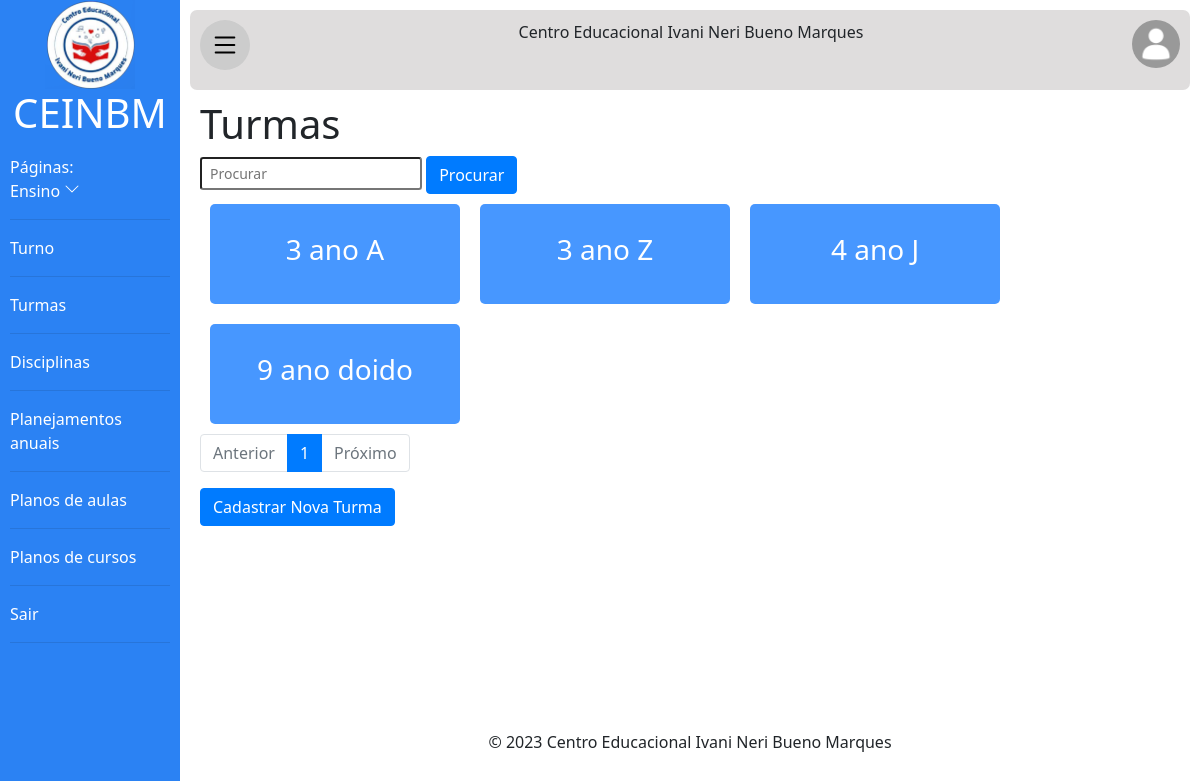
The app's page /ceinbm/Turmas/ (signed in) with its own data.
### principal/models.py (models this page shows, shortened)
class Turma(models.Model):
    nome = models.CharField(max_length=50, verbose_name='Nome da Turma')
    turno = models.ForeignKey(
        Turno, on_delete=models.SET_NULL,null=True, related_name='turmas')

### principal/views.py (the view)
# urls.py: path('Turmas/',views.mostrar_turma,name='mostrar_turma'),
@login_required(login_url='login')
@has_permission_decorator(permission_name='ver_turma')
def mostrar_turma(request):
    if request.GET.get('procurar'):
        procurar=request.GET.get('procurar')
        turmas=Turma.objects.filter(Q(nome__icontains=procurar)).order_by('nome')
    else:
        turmas = Turma.objects.all().order_by('nome')
    pagina=request.GET.get('page','1')
    turmas_lista=Paginator(turmas,10)
    try:
        turmas=turmas_lista.page(pagina)
    except:
        turmas=turmas_lista.page(1)
    return render(request, 'turma/turmas.html', {'turmas': turmas})

### principal/templates/turma/turmas.html (shortened to what this page needs)
{% extends 'baseoficial.html' %}
{% load bootstrap4 %}
{% load static %}
{% block section %}
<h1>Turmas</h1>
<form>
    <div>
        <input class="form-control-sm" type="text" name="procurar" id="procurar" placeholder="Procurar" value="{{request.GET.procurar}}">
        <button class="btn btn-primary" type="submit">Procurar</button>
    </div>
</form>
<div class="todos-usuarios">
    {% if turmas %}
    {% for turma in turmas %}
    <a href="{% url 'detalhes_turma' turma.id %}">
        <div class="usuarios">
            <h3>{{turma.nome}}</h3>
        </div>
    </a>
    {% endfor %}
    {% else %}
    <p>Nada cadastrado</p>
    {% endif %}
</div>
<div>
    <nav>
        <ul class="pagination">
            {% if turmas.has_previous %}
            <li class="page-item">
                <a class="page-link" href="{% url 'mostrar_turma' %}?page={{turmas.previous_page_number}}"
                    tabindex="-1">Anterior</a>
            </li>
            {% else %}
            <li class="page-item disabled">
                <a class="page-link" href="#" tabindex="-1">Anterior</a>
            </li>
            {% endif %}
            {% for num in turmas.paginator.page_range %}
            {% if num == turmas.number %}
            <li class="page-item active"><a class="page-link" href="#}">{{num}}</a></li>
            {% else %}
            <li class="page-item"><a class="page-link" href="{% url 'mostrar_turma' %}?page={{num}}">{{num}}</a></li>
            {% endif %}
            {% endfor %}
            {% if turmas.has_next %}
            <li class="page-item">
                <a class="page-link" href="{% url 'mostrar_turma' %}?page={{turmas.next_page_number}}"
                    tabindex="-1">Próximo</a>
            </li>
            {% else %}
            <li class="page-item disabled">
                <a class="page-link" href="#" tabindex="-1">Próximo</a>
            </li>
            {% endif %}
        </ul>
    </nav>
</div>
{% if perms.auth.modificar_turma %}
<a class="btn btn-primary" href="{% url 'cad_turma' %}"> Cadastrar Nova Turma</a>
{% endif %}
{% endblock %}

### templates/static/css/principal.css (style rules this page uses)
* { margin: 0; padding: 0; font-family: 'Segoe UI', Tahoma, Geneva, Verdana, sans-serif; }
body { background-color: rgb(240, 240, 240); min-width: 300px; }
li { list-style-type: none; }
.todos-usuarios { display: flex; flex-wrap: wrap; }
.todos-usuarios a { color: white; }
.usuarios { margin: 10px; padding: 10px; text-align: center; min-width: 200px; width: 250px; height: 100px; background-color: #4797FF; border-radius: 5px; display: flex; flex-wrap: wrap; justify-content: space-around; align-items: center; }

### records on screen
Turma: nome "3 ano A"
Turma: nome "3 ano Z"
Turma: nome "4 ano J"
Turma: nome "9 ano doido"

### other values on screen
{{ num }} "1"
